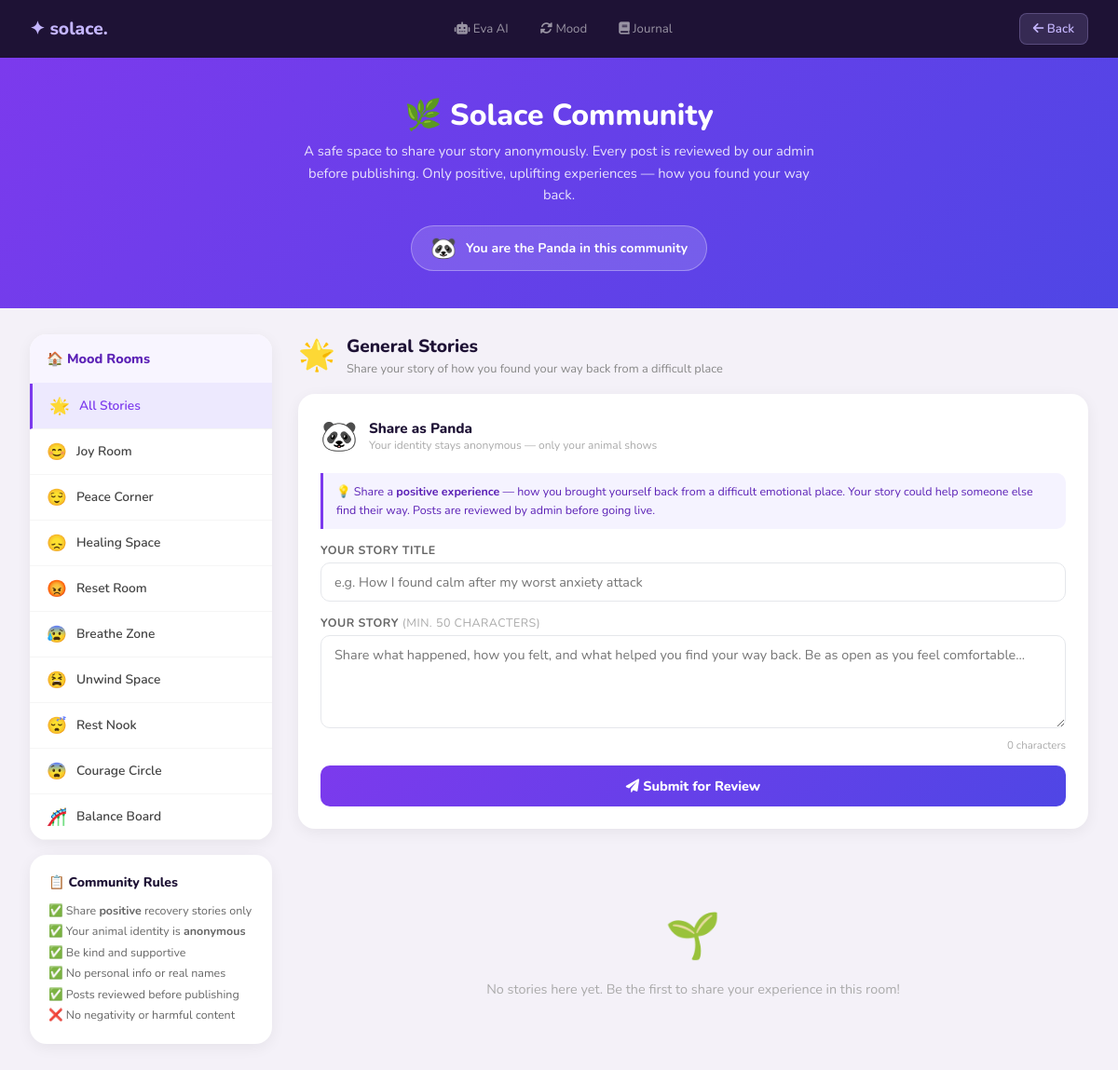
/community (signed in), run on an earlier commit of the app's database.
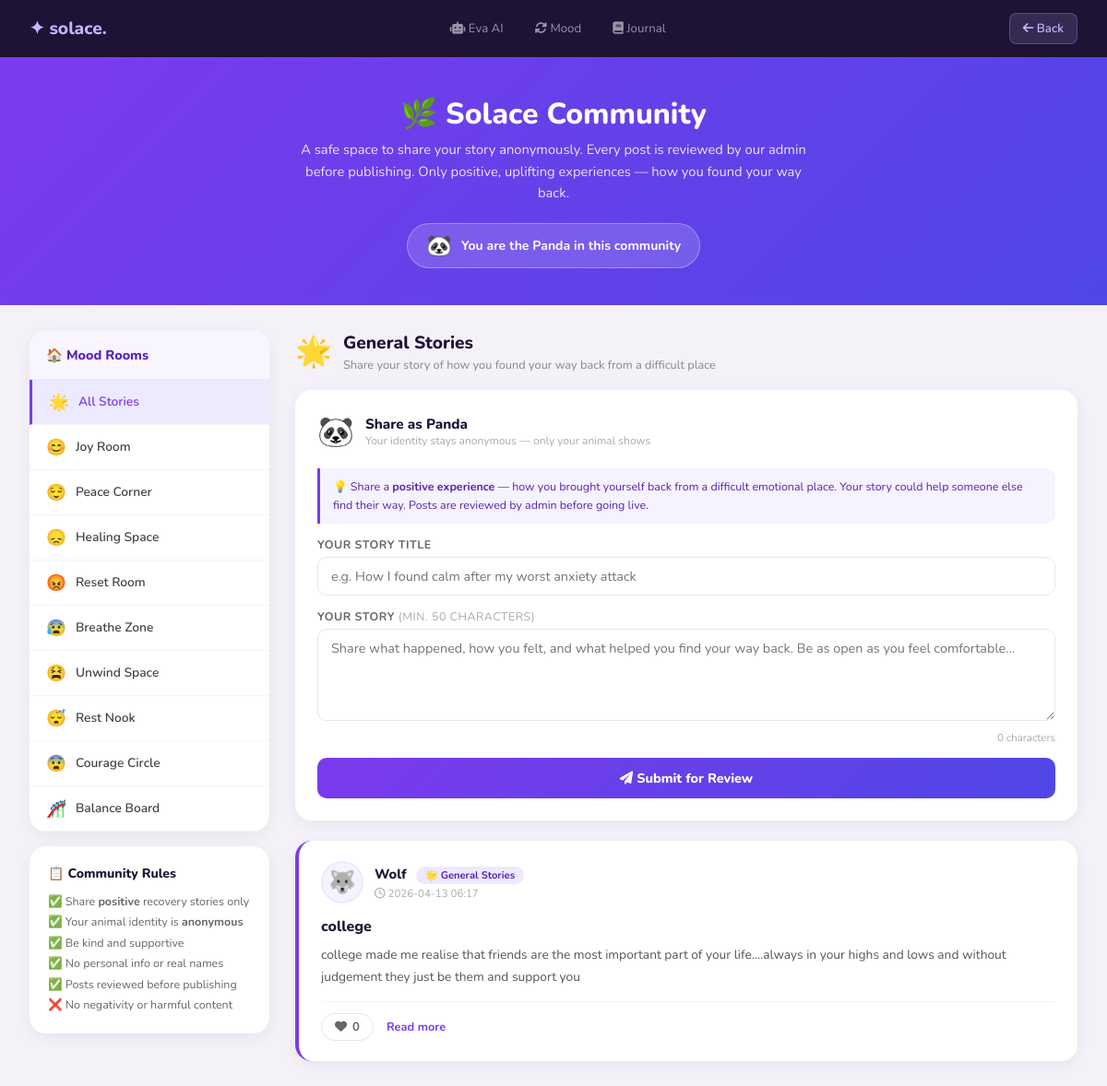
And on a later commit of the database.
### tables this page shows
CREATE TABLE community_posts (
                id           INTEGER PRIMARY KEY AUTOINCREMENT,
                user_id      INTEGER REFERENCES users(id),
                mood_room    TEXT NOT NULL,
                title        TEXT NOT NULL,
                story        TEXT NOT NULL,
                animal_name  TEXT NOT NULL,
                animal_emoji TEXT NOT NULL,
                status       TEXT DEFAULT 'pending',
                likes        INTEGER DEFAULT 0,
                created_at   DATETIME DEFAULT CURRENT_TIMESTAMP
            );

### app.py (the view, shortened to what this page needs)
@app.route("/community")
@login_required
def community() -> Any:
    room = request.args.get("room", "general")
    if room not in MOOD_ROOMS:
        room = "general"
    with get_db() as conn:
        if room == "general":
            posts = conn.execute("""
                SELECT cp.*, u.username FROM community_posts cp
                JOIN users u ON cp.user_id = u.id
                WHERE cp.status = 'approved'
                ORDER BY cp.created_at DESC
            """).fetchall()
        liked_ids = set()
        liked_rows = conn.execute(
            "SELECT post_id FROM community_likes WHERE user_id=?",
            (session["user_id"],)
        ).fetchall()
        liked_ids = {r["post_id"] for r in liked_rows}
    animal_name, animal_emoji = get_user_animal(session["user_id"])
    return render_template(
        "community.html",
        posts=posts,
        rooms=MOOD_ROOMS,
        current_room=room,
        animal_name=animal_name,
        animal_emoji=animal_emoji,
        liked_ids=liked_ids,
        username=session["username"],
    )

### app.py (called while the page is built)
def get_db() -> sqlite3.Connection:
    db_path = os.path.join(os.path.dirname(os.path.abspath(__file__)), "database.db")
    conn = sqlite3.connect(db_path)
    conn.row_factory = sqlite3.Row
    return conn

def login_required(f: Any) -> Any:
    @wraps(f)
    def dec(*args: Any, **kwargs: Any) -> Any:
        if "user_id" not in session:
            return redirect(url_for("login_page"))
        return f(*args, **kwargs)
    return dec

### templates/community.html (shortened to what this page needs)
<!DOCTYPE html>
<html lang="en">
<head>
    <link rel="stylesheet" href="https://cdnjs.cloudflare.com/ajax/libs/font-awesome/6.0.0/css/all.min.css">
</head>
<body>
<div class="topbar">
    <a href="/dashboard" class="brand">✦ solace.</a>
    <div class="tlinks">
        <a href="/ai_chat"><i class="fas fa-robot"></i> Eva AI</a>
        <a href="/tracker"><i class="fas fa-sync-alt"></i> Mood</a>
        <a href="/journal"><i class="fas fa-book"></i> Journal</a>
    </div>
    <a href="/dashboard" class="back-btn"><i class="fas fa-arrow-left"></i> Back</a>
</div>
<div class="hero">
    <h1>🌿 Solace Community</h1>
    <p>A safe space to share your story anonymously. Every post is reviewed by our admin before publishing. Only positive, uplifting experiences — how you found your way back.</p>
    <div class="my-animal">
        <span class="emoji">{{ animal_emoji }}</span>
        <span>You are the <strong>{{ animal_name }}</strong> in this community</span>
    </div>
</div>
<div class="layout">
    <div>
        <div class="sidebar-card">
            <div class="sidebar-title">🏠 Mood Rooms</div>
            <a href="/community?room=general" class="room-btn {{ 'active' if current_room == 'general' }}">
                <span class="room-emoji">🌟</span> All Stories
            </a>
            {% for key, room in rooms.items() %}
            {% if key != 'general' %}
            <a href="/community?room={{ key }}" class="room-btn {{ 'active' if current_room == key }}">
                <span class="room-emoji">{{ room.emoji }}</span>
                {{ room.label }}
            </a>
            {% endif %}
            {% endfor %}
        </div>
        <div style="background:white;border-radius:18px;padding:20px;margin-top:16px;box-shadow:0 4px 16px rgba(0,0,0,0.06)">
            <div style="font-weight:800;font-size:0.88rem;color:#1e1235;margin-bottom:10px">📋 Community Rules</div>
            <div style="font-size:0.78rem;color:#666;line-height:1.8">
                ✅ Share <strong>positive</strong> recovery stories only<br>
                ✅ Your animal identity is <strong>anonymous</strong><br>
                ✅ Be kind and supportive<br>
                ✅ No personal info or real names<br>
                ✅ Posts reviewed before publishing<br>
                ❌ No negativity or harmful content
            </div>
        </div>
    </div>
    <div>
        {% set room_info = rooms[current_room] %}
        <div class="room-header">
            <span class="emoji-big">{{ room_info.emoji }}</span>
            <div>
                <h2>{{ room_info.label }}</h2>
                <p>Share your story of how you found your way back from a difficult place</p>
            </div>
        </div>
        <div class="post-form-card">
            <div class="form-header">
                <div class="form-animal">{{ animal_emoji }}</div>
                <div class="form-label-block">
                    <div class="name">Share as {{ animal_name }}</div>
                    <div class="sub">Your identity stays anonymous — only your animal shows</div>
                </div>
            </div>
            <div class="guideline-box">
                💡 Share a <strong>positive experience</strong> — how you brought yourself back from a difficult emotional place. Your story could help someone else find their way. Posts are reviewed by admin before going live.
            </div>
            <form method="POST" action="/community/post">
                <div class="form-field">
                    <label>Your Story Title</label>
                    <input type="text" name="title" placeholder="e.g. How I found calm after my worst anxiety attack" required maxlength="100">
                </div>
                <div class="form-field">
                    <label>Your Story <span style="color:#aaa;font-weight:400">(min. 50 characters)</span></label>
                    <textarea name="story" id="storyText" placeholder="Share what happened, how you felt, and what helped you find your way back. Be as open as you feel comfortable..." required oninput="updateCount(this)"></textarea>
                    <div class="char-count" id="charCount">0 characters</div>
                </div>
                <button type="submit" class="btn-submit">
                    <i class="fas fa-paper-plane me-2"></i> Submit for Review
                </button>
            </form>
        </div>
        {% if posts %}
            {% for post in posts %}
            <div class="story-card" style="--room-color: {{ rooms.get(post.mood_room, rooms['general']).color }}">
                <div class="story-header">
                    <div class="story-animal-badge">{{ post.animal_emoji }}</div>
                    <div class="story-meta">
                        <div>
                            <span class="story-animal-name">{{ post.animal_name }}</span>
                            <span class="story-room-badge">{{ rooms.get(post.mood_room, rooms['general']).emoji }} {{ rooms.get(post.mood_room, rooms['general']).label }}</span>
                        </div>
                        <div class="story-time"><i class="far fa-clock"></i> {{ post.created_at[:16] }}</div>
                    </div>
                </div>
                <div class="story-title">{{ post.title }}</div>
                <div class="story-body collapsed" id="body-{{ post.id }}">{{ post.story }}</div>
                <div class="story-footer">
                    <form onsubmit="likePost(event, {{ post.id }})">
                        <button type="submit" class="like-btn {{ 'liked' if post.id in liked_ids }}" id="like-btn-{{ post.id }}">
                            <i class="fas fa-heart"></i>
                            <span id="like-count-{{ post.id }}">{{ post.likes }}</span>
                        </button>
                    </form>
                    <button class="read-more-btn" onclick="toggleRead({{ post.id }}, this)">Read more</button>
                </div>
            </div>
            {% endfor %}
        {% else %}
            <div class="empty-state">
                <span class="icon">🌱</span>
                <p>No stories here yet. Be the first to share your experience in this room!</p>
            </div>
        {% endif %}
    </div>
</div>
</body>
</html>

What changed in the data, as far as the page shows it:
added community_posts: animal_emoji "🐺", animal_name "Wolf", get "🌟", get "General Stories", created_at "2026-04-13 06:17", title "college", story "college made me realise that friends are the most important part of your life....always in your highs and lows and without judgement they just be them and support you", likes "0"
Also different on the page:
text no longer shown: "🌱 No stories here yet. Be the first to share your experience in this room!"
